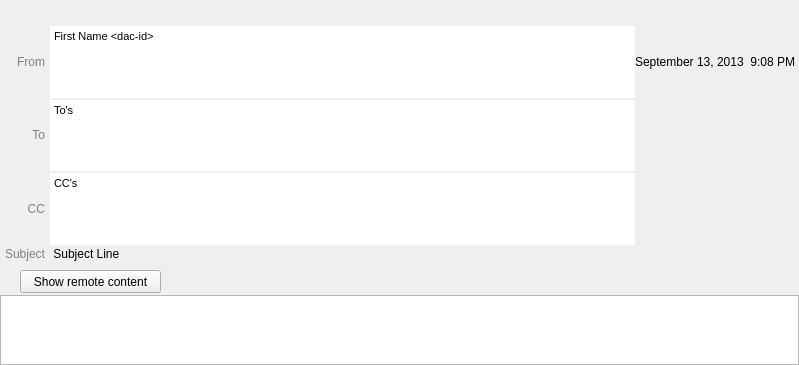
<?xml version="1.0" encoding="UTF-8"?>
<ui version="4.0">
 <class>MailViewer</class>
 <widget class="QWidget" name="MailViewer">
  <property name="geometry">
   <rect>
    <x>0</x>
    <y>0</y>
    <width>799</width>
    <height>365</height>
   </rect>
  </property>
  <property name="windowTitle">
   <string>Form</string>
  </property>
  <layout class="QVBoxLayout" name="verticalLayout">
   <property name="spacing">
    <number>0</number>
   </property>
   <property name="leftMargin">
    <number>0</number>
   </property>
   <property name="topMargin">
    <number>0</number>
   </property>
   <property name="rightMargin">
    <number>0</number>
   </property>
   <property name="bottomMargin">
    <number>0</number>
   </property>
   <item>
    <widget class="QWidget" name="widget" native="true">
     <layout class="QGridLayout" name="gridLayout" columnstretch="0,0,0">
      <property name="leftMargin">
       <number>4</number>
      </property>
      <property name="topMargin">
       <number>0</number>
      </property>
      <property name="rightMargin">
       <number>4</number>
      </property>
      <property name="bottomMargin">
       <number>4</number>
      </property>
      <property name="horizontalSpacing">
       <number>0</number>
      </property>
      <property name="verticalSpacing">
       <number>2</number>
      </property>
      <item row="0" column="0" colspan="3">
       <widget class="QWidget" name="toolbar_container" native="true">
        <property name="minimumSize">
         <size>
          <width>0</width>
          <height>24</height>
         </size>
        </property>
        <property name="maximumSize">
         <size>
          <width>16777215</width>
          <height>32</height>
         </size>
        </property>
        <property name="autoFillBackground">
         <bool>true</bool>
        </property>
        <property name="styleSheet">
         <string notr="true">QWidget { background=qlineargradient(spread:pad, x1:0, y1:0, x2:1, y2:0, stop:0 rgba(0, 0, 0, 255), stop:1 rgba(255, 255, 255, 255)) }</string>
        </property>
       </widget>
      </item>
      <item row="1" column="0">
       <widget class="QLabel" name="from_prefix">
        <property name="enabled">
         <bool>true</bool>
        </property>
        <property name="sizePolicy">
         <sizepolicy hsizetype="Preferred" vsizetype="Preferred">
          <horstretch>0</horstretch>
          <verstretch>0</verstretch>
         </sizepolicy>
        </property>
        <property name="layoutDirection">
         <enum>Qt::LeftToRight</enum>
        </property>
        <property name="autoFillBackground">
         <bool>false</bool>
        </property>
        <property name="frameShape">
         <enum>QFrame::NoFrame</enum>
        </property>
        <property name="frameShadow">
         <enum>QFrame::Plain</enum>
        </property>
        <property name="text">
         <string>&lt;font color=&quot;Grey&quot;&gt;From</string>
        </property>
        <property name="textFormat">
         <enum>Qt::RichText</enum>
        </property>
        <property name="alignment">
         <set>Qt::AlignRight|Qt::AlignTrailing|Qt::AlignVCenter</set>
        </property>
        <property name="margin">
         <number>1</number>
        </property>
        <property name="indent">
         <number>5</number>
        </property>
       </widget>
      </item>
      <item row="3" column="0">
       <widget class="QLabel" name="to_prefix">
        <property name="sizePolicy">
         <sizepolicy hsizetype="Preferred" vsizetype="Preferred">
          <horstretch>0</horstretch>
          <verstretch>0</verstretch>
         </sizepolicy>
        </property>
        <property name="text">
         <string>&lt;font color=&quot;Grey&quot;&gt;To</string>
        </property>
        <property name="alignment">
         <set>Qt::AlignRight|Qt::AlignTrailing|Qt::AlignVCenter</set>
        </property>
        <property name="margin">
         <number>1</number>
        </property>
        <property name="indent">
         <number>5</number>
        </property>
       </widget>
      </item>
      <item row="6" column="0">
       <widget class="QLabel" name="cc_prefix">
        <property name="sizePolicy">
         <sizepolicy hsizetype="Preferred" vsizetype="Preferred">
          <horstretch>0</horstretch>
          <verstretch>0</verstretch>
         </sizepolicy>
        </property>
        <property name="text">
         <string>&lt;font color=&quot;Grey&quot;&gt;CC</string>
        </property>
        <property name="alignment">
         <set>Qt::AlignRight|Qt::AlignTrailing|Qt::AlignVCenter</set>
        </property>
        <property name="margin">
         <number>1</number>
        </property>
        <property name="indent">
         <number>5</number>
        </property>
       </widget>
      </item>
      <item row="7" column="0">
       <widget class="QLabel" name="subject_prefix">
        <property name="sizePolicy">
         <sizepolicy hsizetype="Preferred" vsizetype="Preferred">
          <horstretch>0</horstretch>
          <verstretch>0</verstretch>
         </sizepolicy>
        </property>
        <property name="text">
         <string>&lt;font color=&quot;Grey&quot;&gt;Subject</string>
        </property>
        <property name="alignment">
         <set>Qt::AlignRight|Qt::AlignTrailing|Qt::AlignVCenter</set>
        </property>
        <property name="margin">
         <number>1</number>
        </property>
        <property name="indent">
         <number>5</number>
        </property>
       </widget>
      </item>
      <item row="1" column="2">
       <widget class="QLabel" name="date_label">
        <property name="text">
         <string>September 13, 2013  9:08 PM</string>
        </property>
        <property name="alignment">
         <set>Qt::AlignRight|Qt::AlignTrailing|Qt::AlignVCenter</set>
        </property>
       </widget>
      </item>
      <item row="7" column="1" colspan="2">
       <widget class="QLabel" name="subject_label">
        <property name="sizePolicy">
         <sizepolicy hsizetype="MinimumExpanding" vsizetype="Preferred">
          <horstretch>0</horstretch>
          <verstretch>0</verstretch>
         </sizepolicy>
        </property>
        <property name="maximumSize">
         <size>
          <width>1600</width>
          <height>250</height>
         </size>
        </property>
        <property name="text">
         <string> Subject Line</string>
        </property>
        <property name="scaledContents">
         <bool>true</bool>
        </property>
        <property name="wordWrap">
         <bool>true</bool>
        </property>
        <property name="textInteractionFlags">
         <set>Qt::TextSelectableByMouse</set>
        </property>
       </widget>
      </item>
      <item row="6" column="1">
       <widget class="ContactListEdit" name="cc_label">
        <property name="sizePolicy">
         <sizepolicy hsizetype="MinimumExpanding" vsizetype="Preferred">
          <horstretch>0</horstretch>
          <verstretch>0</verstretch>
         </sizepolicy>
        </property>
        <property name="focusPolicy">
         <enum>Qt::NoFocus</enum>
        </property>
        <property name="acceptDrops">
         <bool>false</bool>
        </property>
        <property name="styleSheet">
         <string notr="true"/>
        </property>
        <property name="frameShape">
         <enum>QFrame::NoFrame</enum>
        </property>
        <property name="readOnly">
         <bool>true</bool>
        </property>
        <property name="html">
         <string>&lt;!DOCTYPE HTML PUBLIC &quot;-//W3C//DTD HTML 4.0//EN&quot; &quot;http://www.w3.org/TR/REC-html40/strict.dtd&quot;&gt;
&lt;html&gt;&lt;head&gt;&lt;meta name=&quot;qrichtext&quot; content=&quot;1&quot; /&gt;&lt;style type=&quot;text/css&quot;&gt;
p, li { white-space: pre-wrap; }
&lt;/style&gt;&lt;/head&gt;&lt;body style=&quot; font-family:'MS Shell Dlg 2'; font-size:8.25pt; font-weight:400; font-style:normal;&quot;&gt;
&lt;p style=&quot; margin-top:0px; margin-bottom:0px; margin-left:0px; margin-right:0px; -qt-block-indent:0; text-indent:0px;&quot;&gt;&lt;span style=&quot; font-size:8pt;&quot;&gt;CC's&lt;/span&gt;&lt;/p&gt;&lt;/body&gt;&lt;/html&gt;</string>
        </property>
       </widget>
      </item>
      <item row="3" column="1">
       <widget class="ContactListEdit" name="to_label">
        <property name="sizePolicy">
         <sizepolicy hsizetype="MinimumExpanding" vsizetype="Preferred">
          <horstretch>0</horstretch>
          <verstretch>0</verstretch>
         </sizepolicy>
        </property>
        <property name="focusPolicy">
         <enum>Qt::NoFocus</enum>
        </property>
        <property name="acceptDrops">
         <bool>false</bool>
        </property>
        <property name="styleSheet">
         <string notr="true"/>
        </property>
        <property name="frameShape">
         <enum>QFrame::NoFrame</enum>
        </property>
        <property name="readOnly">
         <bool>true</bool>
        </property>
        <property name="html">
         <string>&lt;!DOCTYPE HTML PUBLIC &quot;-//W3C//DTD HTML 4.0//EN&quot; &quot;http://www.w3.org/TR/REC-html40/strict.dtd&quot;&gt;
&lt;html&gt;&lt;head&gt;&lt;meta name=&quot;qrichtext&quot; content=&quot;1&quot; /&gt;&lt;style type=&quot;text/css&quot;&gt;
p, li { white-space: pre-wrap; }
&lt;/style&gt;&lt;/head&gt;&lt;body style=&quot; font-family:'MS Shell Dlg 2'; font-size:8.25pt; font-weight:400; font-style:normal;&quot;&gt;
&lt;p style=&quot; margin-top:0px; margin-bottom:0px; margin-left:0px; margin-right:0px; -qt-block-indent:0; text-indent:0px;&quot;&gt;&lt;span style=&quot; font-size:8pt;&quot;&gt;To's&lt;/span&gt;&lt;/p&gt;&lt;/body&gt;&lt;/html&gt;</string>
        </property>
       </widget>
      </item>
      <item row="1" column="1">
       <widget class="ContactListEdit" name="from_label">
        <property name="sizePolicy">
         <sizepolicy hsizetype="MinimumExpanding" vsizetype="Preferred">
          <horstretch>0</horstretch>
          <verstretch>0</verstretch>
         </sizepolicy>
        </property>
        <property name="minimumSize">
         <size>
          <width>0</width>
          <height>0</height>
         </size>
        </property>
        <property name="focusPolicy">
         <enum>Qt::NoFocus</enum>
        </property>
        <property name="acceptDrops">
         <bool>false</bool>
        </property>
        <property name="styleSheet">
         <string notr="true"/>
        </property>
        <property name="frameShape">
         <enum>QFrame::NoFrame</enum>
        </property>
        <property name="frameShadow">
         <enum>QFrame::Sunken</enum>
        </property>
        <property name="html">
         <string>&lt;!DOCTYPE HTML PUBLIC &quot;-//W3C//DTD HTML 4.0//EN&quot; &quot;http://www.w3.org/TR/REC-html40/strict.dtd&quot;&gt;
&lt;html&gt;&lt;head&gt;&lt;meta name=&quot;qrichtext&quot; content=&quot;1&quot; /&gt;&lt;style type=&quot;text/css&quot;&gt;
p, li { white-space: pre-wrap; }
&lt;/style&gt;&lt;/head&gt;&lt;body style=&quot; font-family:'MS Shell Dlg 2'; font-size:8.25pt; font-weight:400; font-style:normal;&quot;&gt;
&lt;p style=&quot; margin-top:0px; margin-bottom:0px; margin-left:0px; margin-right:0px; -qt-block-indent:0; text-indent:0px;&quot;&gt;&lt;span style=&quot; font-size:8pt;&quot;&gt;First Name &amp;lt;dac-id&amp;gt;&lt;/span&gt;&lt;/p&gt;&lt;/body&gt;&lt;/html&gt;</string>
        </property>
        <property name="textInteractionFlags">
         <set>Qt::TextSelectableByMouse</set>
        </property>
       </widget>
      </item>
     </layout>
    </widget>
   </item>
   <item>
    <widget class="QWidget" name="remoteContentAlert" native="true">
     <property name="sizePolicy">
      <sizepolicy hsizetype="Preferred" vsizetype="Fixed">
       <horstretch>0</horstretch>
       <verstretch>0</verstretch>
      </sizepolicy>
     </property>
     <property name="minimumSize">
      <size>
       <width>0</width>
       <height>30</height>
      </size>
     </property>
     <widget class="QPushButton" name="showRemoteContent">
      <property name="geometry">
       <rect>
        <x>20</x>
        <y>5</y>
        <width>141</width>
        <height>23</height>
       </rect>
      </property>
      <property name="text">
       <string>Show remote content</string>
      </property>
     </widget>
    </widget>
   </item>
   <item>
    <widget class="TMessageEdit" name="message_content"/>
   </item>
  </layout>
 </widget>
 <customwidgets>
  <customwidget>
   <class>TMessageEdit</class>
   <extends>QTextBrowser</extends>
   <header>Mail/TMessageEdit.hpp</header>
  </customwidget>
  <customwidget>
   <class>ContactListEdit</class>
   <extends>QTextEdit</extends>
   <header>ContactListEdit.hpp</header>
   <slots>
    <slot>onCompleterRequest()</slot>
   </slots>
  </customwidget>
 </customwidgets>
 <resources/>
 <connections/>
</ui>
